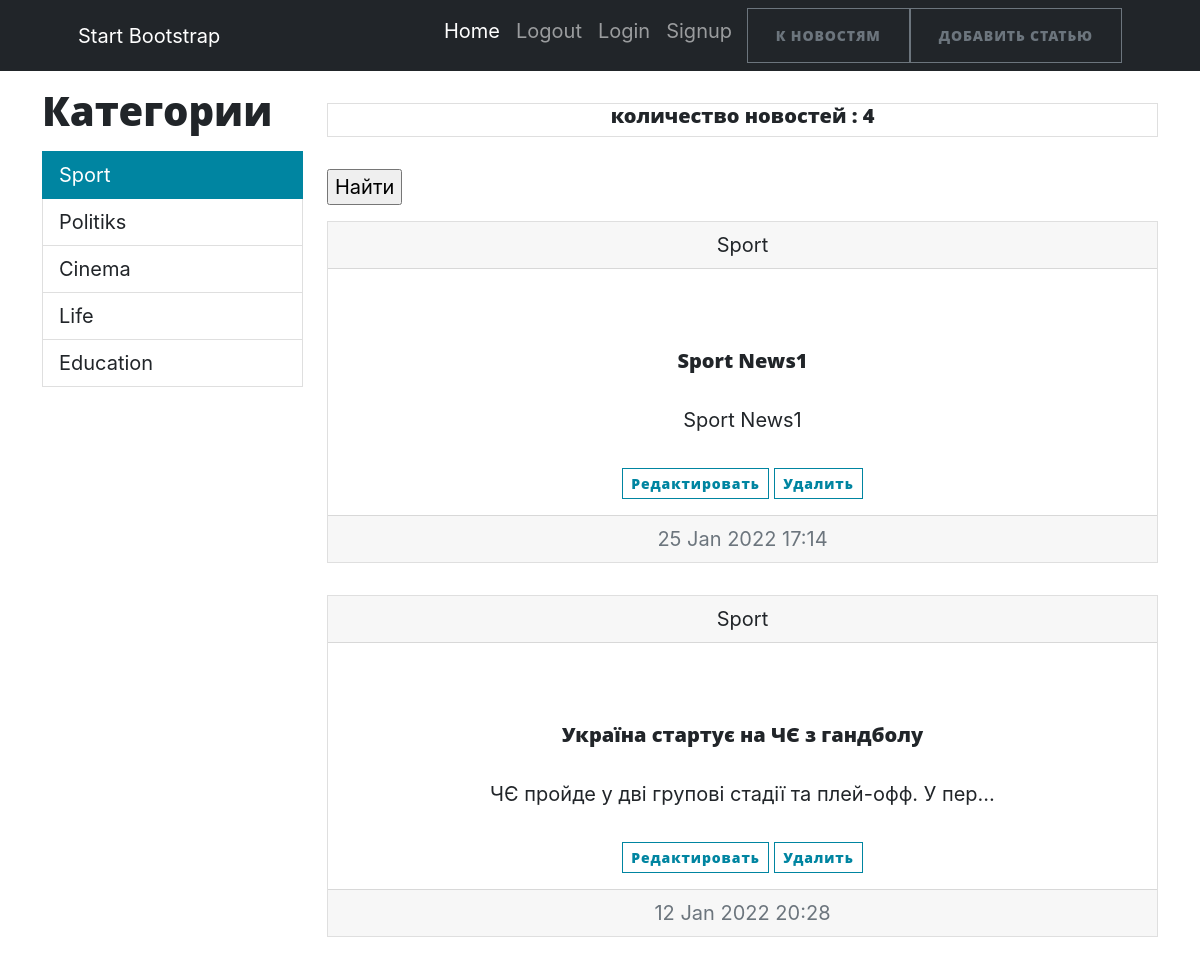
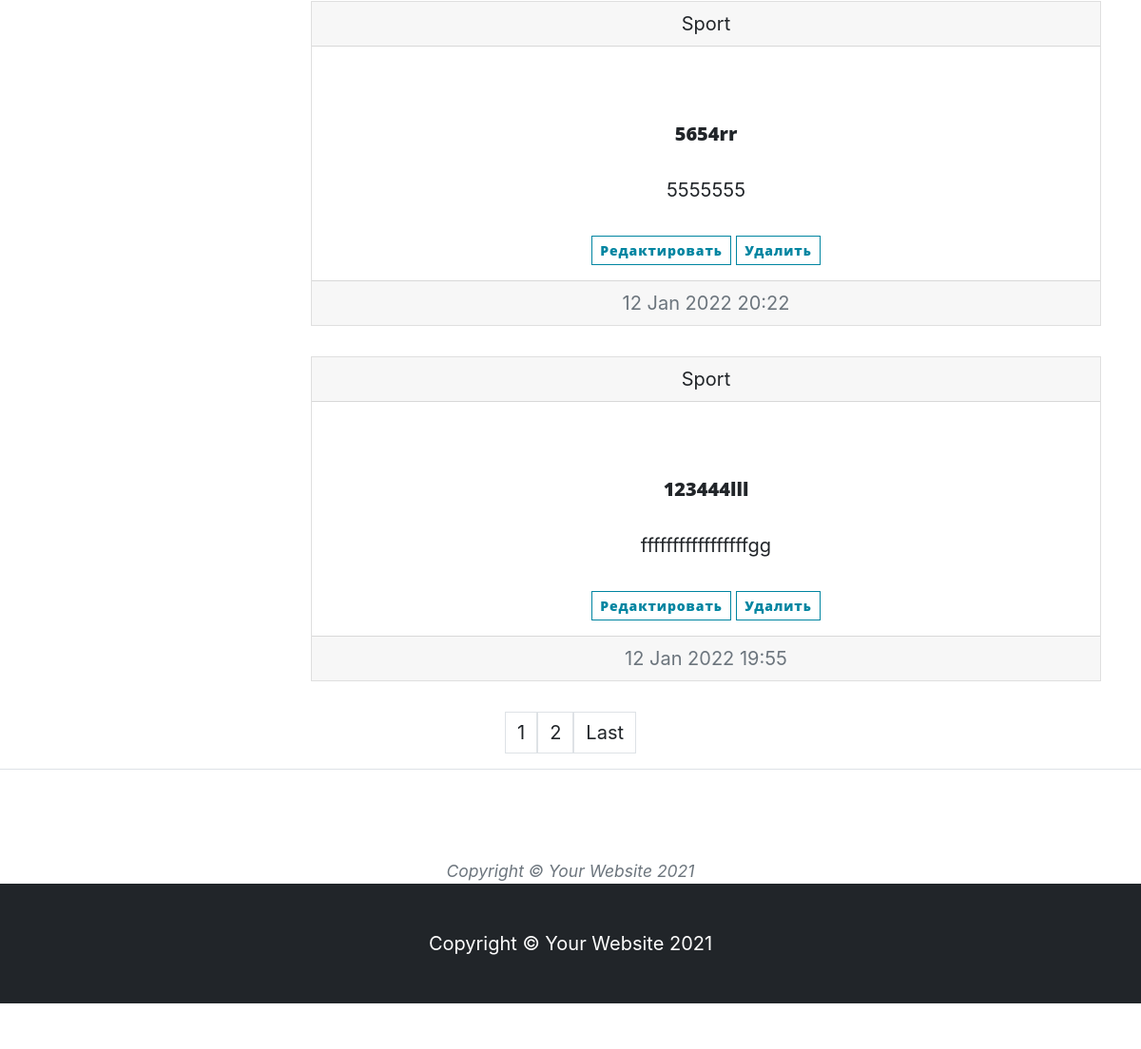
Screenshot of /cat/1 with the database file from the repository (2 pictures, top to bottom).
### news/models.py (models this page shows, shortened)
class Category(models.Model):
    name = models.CharField(max_length=128, unique=True)
    def __str__(self):
        return f'{self.name}'
    def get_absolute_url(self):
        return f"/cat/{self.pk}"

class Post(models.Model):
    CONTENT = [("NW", 'news'), ('AR', 'article')]
    title = models.CharField(max_length=128, verbose_name='Название Новости')
    content = models.CharField(max_length=2, blank=True, choices=CONTENT, default="NW", verbose_name="Вид Статьи")
    create = models.DateTimeField(auto_now_add=True, verbose_name='Создана')
    text = models.TextField(blank=True, verbose_name="Текст")
    rate = models.FloatField(default=0)
    author = models.ForeignKey(Author, related_name='author', on_delete=models.CASCADE, verbose_name="Автор")
    category = models.ManyToManyField('Category', through="PostCategory", verbose_name='Категория')
    def __str__(self):
        return f'{self.title}'
    class Meta:
        verbose_name = "Пост"
        verbose_name_plural = "Посты"
        ordering = ['-create']

### news/views.py (the view, shortened to what this page needs)
# urls.py: path('cat/<int:pk>', NewsCat.as_view(), name = 'cat'),
class NewsCat(ListView): # вывод категорий
    model = Post
    template_name = "news.html"
    context_object_name ='news'
    paginate_by = 4
    def get_queryset(self):
        print(Post.objects.filter(category__pk=self.kwargs['pk']))
        print(self.kwargs['pk'])
        return Post.objects.filter(category__pk=self.kwargs['pk'])
    def get_context_data(self, *args, **kwargs):
        context = super().get_context_data(**kwargs)
        context['category'] = Category.objects.all()
        context['category_selected'] = self.kwargs['pk']
        context['not_sub'] = self.cat_sub()
        print(self.cat_sub(), context['category_selected'])
        return context
    def cat_sub(self):
        print(self.request.user)
        cat = Category.objects.get(pk=self.kwargs['pk'])
        sub = SubAuthor.objects.filter(subcat=cat)
        g = []
        if str(self.request.user) == 'AnonymousUser':
            False

### news/templatetags/censor_filters.py (called while the page is built)
@register.filter(name='multiply')
def multiply(value):
    mat = ["дурак", 'невежда', 'редиска']
    c = value.split()
    for i in c:
        if i.lower() in mat:
            raise ValueError(f'Нельзя употреблять это слово {i}')
    else:
        return value

### news/templates/news/news.html (shortened to what this page needs)
{% extends 'index.html'%}
{% load censor_filters %}
{%block sidebar %}
{%for i in category%}
    {% if i.pk == category_selected %}
<a class="list-group-item list-group-item-action active" id="list-home-list" data-bs-toggle="list" href="{{i.get_absolute_url}}" role="tab" aria-controls="list-home">{{i.name}}</a>
    {%else%}
<a class="list-group-item list-group-item-action" id="list-profile-list" data-bs-toggle="list" href="{{i.get_absolute_url}}" role="tab" aria-controls="list-profile">{{i.name}}</a>
    {%endif%}
{%endfor%}
{%endblock sidebar%}
{%block containe%}
<p>
<div class="card text-center"><h5>количество новостей : {{news|length}}</h5></div>
</p>
<form method="GET">
    <div class="mb-3">
    <input type="submit" value="Найти">
    </div>
</form>
{%if news%}
{%for i in news%}
    <div class="card text-center">
  <div class="card-header">
      {%for t in i.category.all %}
    {{t}}
      {%endfor%}
  </div>
        <p>
  <div class="card-body">
    <a class="card-title" href="{%url 'ObjNews.html' i.pk%}"><h5>{{i.title}}</h5></a>
    <p class="card-text">{{i.text|truncatechars:50|multiply}}</p>
      <a class="btn btn-outline-primary btn-sm " href="{% url 'add' i.pk%}">Редактировать</a>
                    <a class="btn btn-outline-primary btn-sm " href="{% url 'news_del' i.pk%}">Удалить</a>
  </div>
  <div class="card-footer text-muted">
    {{i.create|date:"d M Y H:i"}}
  </div>
</div>
    {%endfor%}
    {%endif%}
{%endblock containe%}

### rows the page displays
Category: name "Sport"
Category: name "Politiks"
Category: name "Cinema"
Category: name "Life"
Category: name "Education"
Post: title "Sport News1", text|multiply "Sport News1", create "25 Jan 2022 17:14"
Post: title "Україна стартує на ЧЄ з гандболу", text|multiply "ЧЄ пройде у дві групові стадії та плей-офф. У пер…", create "12 Jan 2022 20:28"
Post: title "5654rr", text|multiply "5555555", create "12 Jan 2022 20:22"
Post: title "123444lll", text|multiply "fffffffffffffffffgg", create "12 Jan 2022 19:55"

### other values shown
{{ news|length }} "4"
{{ num }} "1"
{{ num }} "2"
